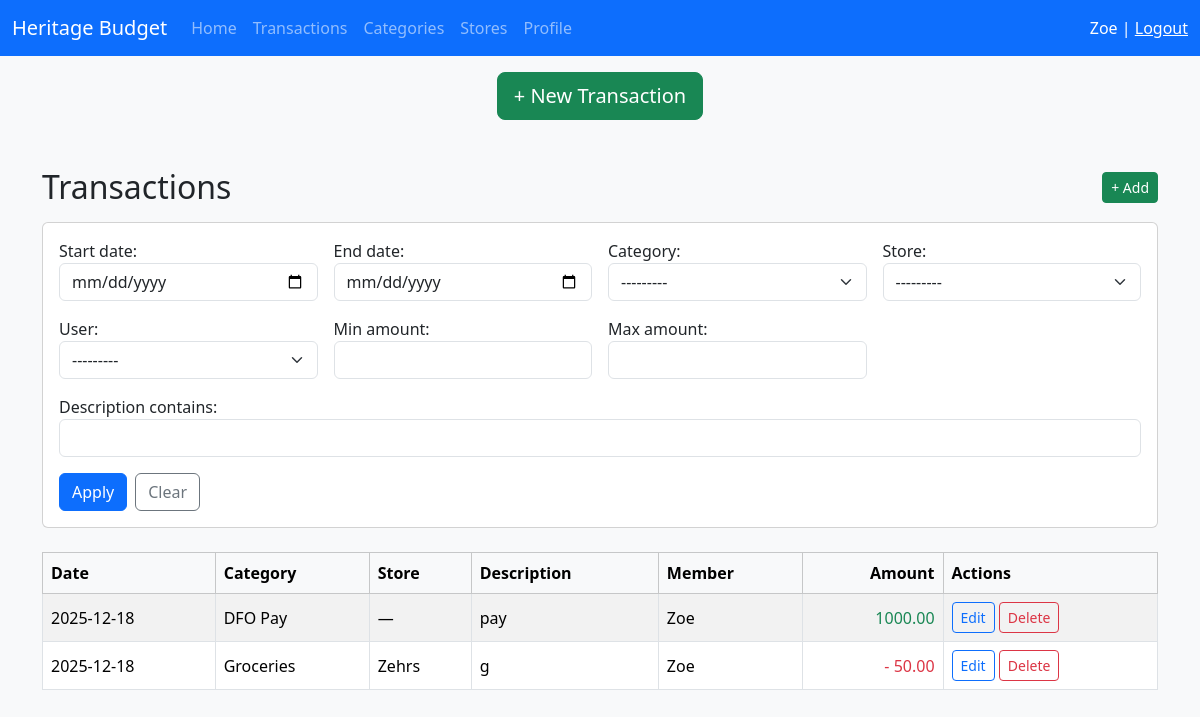
The page /transactions/ (signed in) on the database as committed earlier.
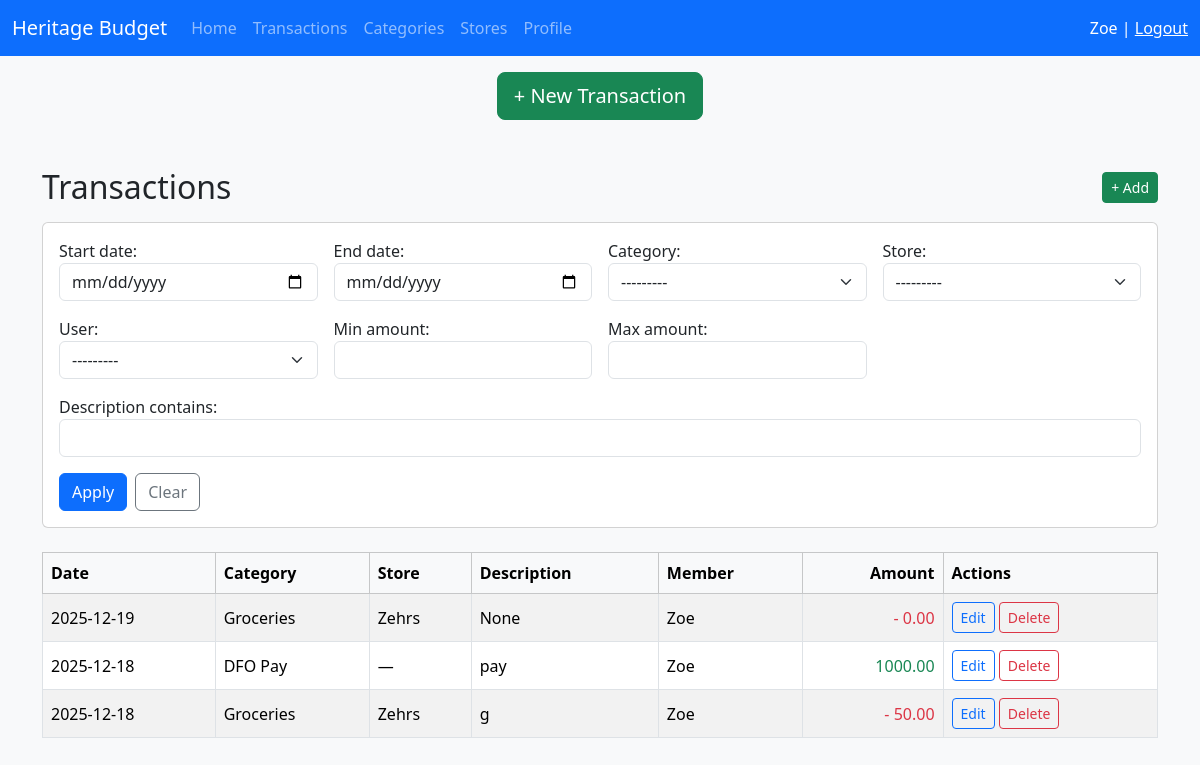
The same page on the database as committed later.
### budget/models.py (models this page shows, shortened)
class Transaction(models.Model):
    amount = models.DecimalField(max_digits=10, decimal_places=2, default=0)
    category = models.ForeignKey(Category, on_delete=models.CASCADE, related_name="transactions")
    date = models.DateTimeField(default=timezone.now)
    store = models.ForeignKey(Store, on_delete=models.SET_NULL, null=True, blank=True, related_name="transactions")
    member = models.ForeignKey(FamilyMember, on_delete=models.PROTECT, related_name="transactions")
    description = models.CharField(max_length=500, null=True, blank=True,)
    created_at = models.DateTimeField(auto_now_add=True)
    updated_at = models.DateTimeField(auto_now=True)
    deleted_at = models.DateTimeField(null=True, blank=True)
    class Meta:
        indexes = [
            models.Index(fields=['date']),
            models.Index(fields=['category', 'date']),  # useful for category/month queries
            models.Index(fields=['member', 'date']),    # useful for member/month queries
        ]

class Category(models.Model):
    household = models.ForeignKey(
        Household,
        on_delete=models.CASCADE,
        related_name="categories",
    )
    name = models.CharField(max_length=100)
    fixed = models.BooleanField(default=False)
    necessity = models.BooleanField(default=False)
    income_expense = models.CharField(
        max_length=2,
        choices=[('IN', 'Income'),('EX', 'Expense')],
        default='EX'
    )
    is_active = models.BooleanField(default=True)
    created_at = models.DateTimeField(auto_now_add=True)
    updated_at = models.DateTimeField(auto_now=True)
    deleted_at = models.DateTimeField(null=True, blank=True)
    def __str__(self):
        return self.name

class FamilyMember(models.Model):
    user = models.OneToOneField(User, on_delete=models.SET_NULL, null=True)
    household = models.ForeignKey(
        Household,
        on_delete=models.CASCADE,
        related_name="members",
    )
    role = models.CharField(max_length=50)
    joined_at = models.DateTimeField(auto_now_add=True)

class Store(models.Model):
    household = models.ForeignKey(
        Household,
        on_delete=models.CASCADE,
        related_name="stores",
    )
    name = models.CharField(max_length=100)
    default_category = models.ForeignKey(
        Category,
        null=True,
        blank=True,
        on_delete=models.SET_NULL,
        related_name="default_stores"
    )
    is_active = models.BooleanField(default=True)
    created_at = models.DateTimeField(auto_now_add=True)
    updated_at = models.DateTimeField(auto_now=True)
    deleted_at = models.DateTimeField(null=True, blank=True)
    def __str__(self):
        return self.name

### budget/views.py (the view, shortened to what this page needs)
# urls.py: path('transactions/', views.transaction_list, name='transaction_list'),
@login_required
def transaction_list(request):
    household = request.user.familymember.household
    transactions = Transaction.objects.filter(
        member__household=household,
        deleted_at__isnull=True
    ).select_related(
        'category', 'store', 'member__user'
    ).order_by('-date')
    filter_form = TransactionFilterForm(
        request.GET or None,
        household=household
    )
    return render(request, 'budget/transaction_list.html', {
        'transactions': transactions,
        'filter_form': filter_form,
    })

### budget/forms.py (called while the page is built)
def bootstrapify(form):
    for field in form.fields.values():
        widget = field.widget
        if isinstance(widget, forms.CheckboxInput):
            widget.attrs['class'] = 'form-check-input'
        elif isinstance(widget, forms.RadioSelect):
            widget.attrs['class'] = 'form-check-input'
        elif isinstance(widget, forms.Select):
            widget.attrs['class'] = 'form-select'
        else:
            widget.attrs['class'] = 'form-control'

### budget/models.py (called while the page is built)
    def __str__(self):
        return self.name

### budget/templates/budget/transaction_list.html (shortened to what this page needs)
{% extends "budget/base.html" %}
{% block content %}
<div class="d-flex justify-content-between align-items-center mb-3">
    <h2 class="mb-0">Transactions</h2>
    <a href="{% url 'transaction_create' %}" class="btn btn-success btn-sm">
        + Add
    </a>
</div>
<div class="card mb-4">
  <div class="card-body">
    <form method="get">
      <div class="row g-3">
        <div class="col-6 col-md-3">
          {{ filter_form.start_date.label_tag }}
          {{ filter_form.start_date }}
        </div>
        <div class="col-6 col-md-3">
          {{ filter_form.end_date.label_tag }}
          {{ filter_form.end_date }}
        </div>
        <div class="col-12 col-md-3">
          {{ filter_form.category.label_tag }}
          {{ filter_form.category }}
        </div>
        <div class="col-12 col-md-3">
          {{ filter_form.store.label_tag }}
          {{ filter_form.store }}
        </div>
        <div class="col-12 col-md-3">
          {{ filter_form.member.label_tag }}
          {{ filter_form.member }}
        </div>
        <div class="col-6 col-md-3">
          {{ filter_form.min_amount.label_tag }}
          {{ filter_form.min_amount }}
        </div>
        <div class="col-6 col-md-3">
          {{ filter_form.max_amount.label_tag }}
          {{ filter_form.max_amount }}
        </div>
        <div class="col-12">
          {{ filter_form.description.label_tag }}
          {{ filter_form.description }}
        </div>
        <div class="col-12 d-flex gap-2">
          <button type="submit" class="btn btn-primary">Apply</button>
          <a href="{% url 'transaction_list' %}" class="btn btn-outline-secondary">Clear</a>
        </div>
      </div>
    </form>
  </div>
</div>
<div class="table-responsive">
  <table class="table table-striped table-bordered align-middle sortable">
      <thead class="table-light">
          <tr>
              <th>Date</th>
              <th>Category</th>
              <th>Store</th>
              <th>Description</th>
              <th>Member</th>
              <th class="text-end">Amount</th>
              <th>Actions</th>
          </tr>
      </thead>
      <tbody>
          {% for t in transactions %}
          <tr>
              <td>{{ t.date|date:"Y-m-d" }}</td>
              <td>{{ t.category.name }}</td>
              <td>{{ t.store.name|default:"—" }}</td>
              <td>{{ t.description }}</td>
              <td>{{ t.member.user.first_name }}</td>
              <td class="text-end {% if t.category.income_expense == 'EX' %}text-danger{% else %}text-success{% endif %}">
                  {% if t.category.income_expense == 'EX' %}-{% endif %}
                  {{ t.amount }}
              </td>
              <td>
                  <a href="{% url 'transaction_update' t.pk %}" class="btn btn-sm btn-outline-primary">
                      Edit
                  </a>
                  <button type="button" class="btn btn-sm btn-outline-danger" data-bs-toggle="modal" data-bs-target="#deleteTransactionModal{{ t.pk }}">
                      Delete
                  </button>
              </td>
          </tr>
          {% empty %}
          <tr>
              <td colspan="7" class="text-center">No transactions this month</td>
          </tr>
          {% endfor %}
      </tbody>
  </table>
</div>
{% endblock %}

Rows that differ between the two databases and show on the page:
added Transaction: date "2025-12-19", category.name "Groceries", store.name "Zehrs", description "None", member.user.first_name "Zoe", amount "0.00"
